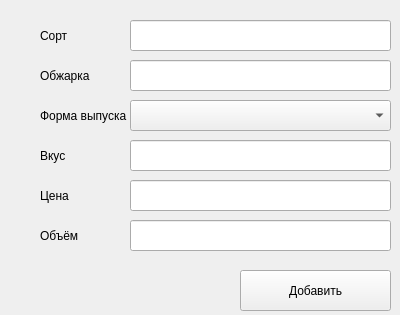
<?xml version="1.0" encoding="UTF-8"?>
<ui version="4.0">
 <class>Form</class>
 <widget class="QWidget" name="Form">
  <property name="geometry">
   <rect>
    <x>0</x>
    <y>0</y>
    <width>400</width>
    <height>315</height>
   </rect>
  </property>
  <property name="windowTitle">
   <string>Form</string>
  </property>
  <widget class="QLineEdit" name="lineEdit_specie">
   <property name="geometry">
    <rect>
     <x>130</x>
     <y>20</y>
     <width>261</width>
     <height>31</height>
    </rect>
   </property>
  </widget>
  <widget class="QLineEdit" name="lineEdit_grade">
   <property name="geometry">
    <rect>
     <x>130</x>
     <y>60</y>
     <width>261</width>
     <height>31</height>
    </rect>
   </property>
  </widget>
  <widget class="QLineEdit" name="lineEdit_taste">
   <property name="geometry">
    <rect>
     <x>130</x>
     <y>140</y>
     <width>261</width>
     <height>31</height>
    </rect>
   </property>
  </widget>
  <widget class="QLabel" name="label_specie">
   <property name="geometry">
    <rect>
     <x>40</x>
     <y>20</y>
     <width>101</width>
     <height>31</height>
    </rect>
   </property>
   <property name="text">
    <string>Сорт</string>
   </property>
  </widget>
  <widget class="QLabel" name="label_grade">
   <property name="geometry">
    <rect>
     <x>40</x>
     <y>60</y>
     <width>101</width>
     <height>31</height>
    </rect>
   </property>
   <property name="text">
    <string>Обжарка</string>
   </property>
  </widget>
  <widget class="QLabel" name="label_grind">
   <property name="geometry">
    <rect>
     <x>40</x>
     <y>100</y>
     <width>101</width>
     <height>31</height>
    </rect>
   </property>
   <property name="text">
    <string>Форма выпуска</string>
   </property>
  </widget>
  <widget class="QLabel" name="label_taste">
   <property name="geometry">
    <rect>
     <x>40</x>
     <y>140</y>
     <width>101</width>
     <height>31</height>
    </rect>
   </property>
   <property name="text">
    <string>Вкус</string>
   </property>
  </widget>
  <widget class="QPushButton" name="btn_add">
   <property name="geometry">
    <rect>
     <x>240</x>
     <y>270</y>
     <width>151</width>
     <height>41</height>
    </rect>
   </property>
   <property name="text">
    <string>Добавить</string>
   </property>
  </widget>
  <widget class="QLabel" name="label_error">
   <property name="geometry">
    <rect>
     <x>20</x>
     <y>280</y>
     <width>201</width>
     <height>21</height>
    </rect>
   </property>
   <property name="text">
    <string/>
   </property>
  </widget>
  <widget class="QLineEdit" name="lineEdit_volume">
   <property name="geometry">
    <rect>
     <x>130</x>
     <y>220</y>
     <width>261</width>
     <height>31</height>
    </rect>
   </property>
  </widget>
  <widget class="QLineEdit" name="lineEdit_price">
   <property name="geometry">
    <rect>
     <x>130</x>
     <y>180</y>
     <width>261</width>
     <height>31</height>
    </rect>
   </property>
  </widget>
  <widget class="QLabel" name="label_price">
   <property name="geometry">
    <rect>
     <x>40</x>
     <y>180</y>
     <width>101</width>
     <height>31</height>
    </rect>
   </property>
   <property name="text">
    <string>Цена</string>
   </property>
  </widget>
  <widget class="QLabel" name="label_volume">
   <property name="geometry">
    <rect>
     <x>40</x>
     <y>220</y>
     <width>101</width>
     <height>31</height>
    </rect>
   </property>
   <property name="text">
    <string>Объём</string>
   </property>
  </widget>
  <widget class="QComboBox" name="comboBox_grind">
   <property name="geometry">
    <rect>
     <x>130</x>
     <y>100</y>
     <width>261</width>
     <height>31</height>
    </rect>
   </property>
  </widget>
 </widget>
 <resources/>
 <connections/>
</ui>
